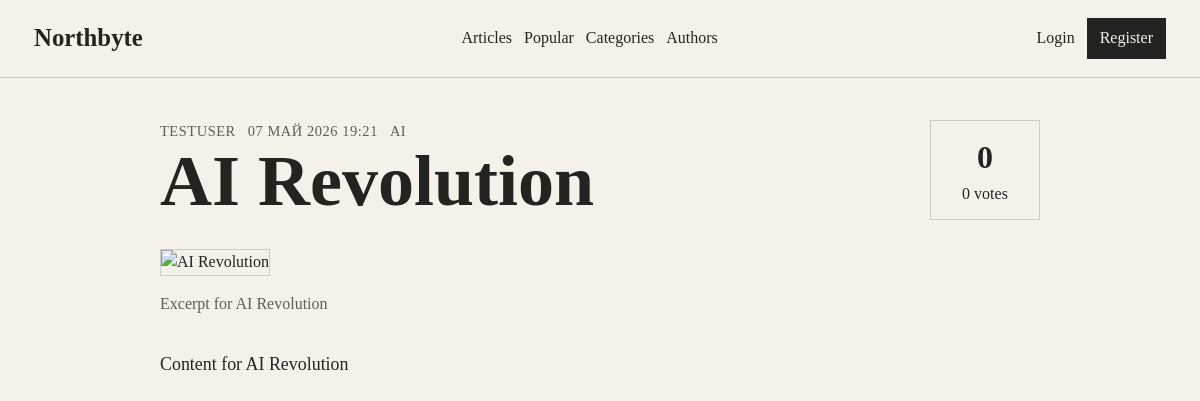
The page /articles/ai-revolution/ on the database its author committed.
### articles/models.py (models this page shows, shortened)
class Article(models.Model):
    class Status(models.TextChoices):
        DRAFT = "draft", "Draft"
        PENDING = "pending", "Pending"
        PUBLISHED = "published", "Published"
        REJECTED = "rejected", "Rejected"
    title = models.CharField(max_length=180)
    slug = models.SlugField(max_length=220, unique=True, blank=True)
    author = models.ForeignKey(
        settings.AUTH_USER_MODEL,
        on_delete=models.CASCADE,
        related_name="articles",
    )
    image_url = models.URLField(max_length=500)
    excerpt = models.TextField(max_length=420)
    content = models.TextField()
    category = models.ForeignKey(
        Category,
        on_delete=models.PROTECT,
        related_name="articles",
    )
    status = models.CharField(
        max_length=20,
        choices=Status.choices,
        default=Status.PENDING,
    )
    created_at = models.DateTimeField(auto_now_add=True)
    updated_at = models.DateTimeField(auto_now=True)
    published_at = models.DateTimeField(null=True, blank=True)
    class Meta:
        ordering = ["-created_at"]
        verbose_name = "Article"
        verbose_name_plural = "Articles"
    @property
    def average_rating(self):
        value = self.ratings.aggregate(value=Avg("score"))["value"]
        return round(value, 1) if value else 0
    @property
    def rating_count(self):
        return self.ratings.count()

class Category(models.Model):
    name = models.CharField(max_length=80, unique=True)
    slug = models.SlugField(max_length=100, unique=True)
    class Meta:
        ordering = ["name"]
        verbose_name = "Category"
        verbose_name_plural = "Categories"

### accounts/models.py (models this page shows, shortened)
class User(AbstractUser):
    class Role(models.TextChoices):
        SUPERADMIN = "superadmin", "Супер Админ"
        ADMIN = "admin", "Админ"
        USER = "user", "Пользователь"
    role = models.CharField(
        max_length=20,
        choices=Role.choices,
        default=Role.USER,
    )
    avatar = models.ImageField(upload_to="avatars/", null=True, blank=True)
    bio = models.TextField(max_length=500, blank=True)
    is_banned = models.BooleanField(default=False)

### articles/views.py (the view)
# urls.py: path("articles/<slug:slug>/", views.article_detail, name="detail"),
def article_detail(request, slug):
    article = get_object_or_404(
        Article.objects.select_related("author", "category"),
        slug=slug,
    )
    can_manage = is_site_admin(request.user)
    if article.status != Article.Status.PUBLISHED and article.author != request.user and not can_manage:
        return HttpResponseForbidden("This article is waiting for moderation.")
    user_rating = None
    is_bookmarked = False
    if request.user.is_authenticated:
        user_rating = ArticleRating.objects.filter(article=article, user=request.user).first()
        is_bookmarked = Bookmark.objects.filter(article=article, user=request.user).exists()
    return render(
        request,
        "articles/article_detail.html",
        {
            "article": article,
            "user_rating": user_rating,
            "is_bookmarked": is_bookmarked,
            "can_manage": can_manage,
        },
    )

### accounts/utils.py (called while the page is built)
def is_site_admin(user):
    return bool(user.is_authenticated and (user.is_superuser or is_news_admin(user)))

### articles/templates/articles/article_detail.html (shortened to what this page needs)
{% extends "base.html" %}
{% block content %}
<article class="article-detail">
    <div class="detail-top">
        <div>
            <div class="meta-line">
                <a href="{% url 'accounts:author_detail' article.author.username %}">{{ article.author.username }}</a>
                <span>{{ article.created_at|date:"d M Y H:i" }}</span>
                <a href="{% url 'articles:category_detail' article.category.slug %}">{{ article.category.name }}</a>
            </div>
            <h1>{{ article.title }}</h1>
        </div>
        <div class="rating-box">
            <strong>{{ article.average_rating }}</strong>
            <span>{{ article.rating_count }} votes</span>
        </div>
    </div>
    <img src="{{ article.image_url }}" alt="{{ article.title }}" class="detail-image">
    <p class="lead">{{ article.excerpt }}</p>
    <div class="article-content">{{ article.content|linebreaks }}</div>
</article>
{% endblock %}

### static/css/site.css (style rules this page uses)
:root { --ink: #232422; --paper: #f4f1ea; --accent: #6f7c5f; --ink-soft: rgba(35, 36, 34, 0.72); --line: rgba(35, 36, 34, 0.18); --surface: rgba(244, 241, 234, 0.72); }
* { box-sizing: border-box; }
body { margin: 0; background: var(--paper); color: var(--ink); font-family: Georgia, "Times New Roman", serif; line-height: 1.55; }
a { color: inherit; text-decoration: none; }
h1, h2 { line-height: 1.1; margin: 0; }
h1 { font-size: clamp(2.2rem, 6vw, 4.8rem); max-width: 820px; }
.eyebrow, .meta-line, .card-footer { color: var(--ink-soft); font-size: 0.9rem; text-transform: uppercase; letter-spacing: 0.04em; }
.article-card p, .lead { color: var(--ink-soft); }
.meta-line, .card-footer { display: flex; flex-wrap: wrap; gap: 12px; align-items: center; }
.article-detail { max-width: 880px; margin: 0 auto; }
.detail-top { display: flex; justify-content: space-between; gap: 24px; align-items: flex-start; margin-bottom: 28px; }
.rating-box { border: 1px solid var(--line); padding: 12px 18px; text-align: center; min-width: 110px; }
.rating-box strong { display: block; font-size: 2rem; }
.detail-image { width: 100%; aspect-ratio: 21 / 10; object-fit: cover; border: 1px solid var(--line); }
.article-content { font-size: 1.12rem; margin: 34px 0; }

### rows shown on the page
Article: author.username "TESTUSER", created_at "07 МАЙ 2026 19:21", category.name "AI", title "AI Revolution", average_rating "0", rating_count "0", excerpt "Excerpt for AI Revolution", content "Content for AI Revolution"
